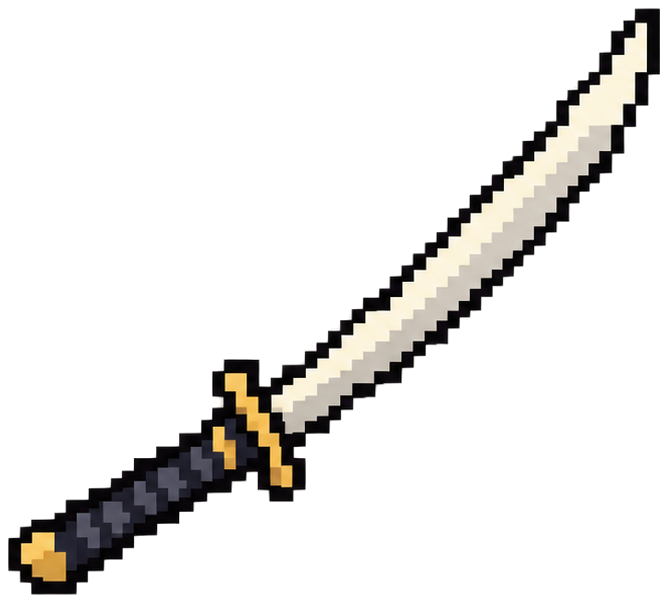
#> input picture Assets/Resources/JinaV4/04_Weapons/hwando.png, 668 x 603 px
$ python make_hwando_sheath.py ../../Assets/Resources/JinaV4/04_Weapons
#> lines starting #> are read from the running program, lines starting #| are printed output that depends on the picture
from pathlib import Path
import sys
from PIL import Image, ImageDraw

folder = Path(sys.argv[1])
sword = Image.open(folder / "hwando.png").convert("RGBA")
#> sword is the input picture: PIL image 668x603 RGBA; mean R, G, B, A 19, 17.7, 15.9, 40
cover = Image.new("RGBA", (66, 60))
#> cover: PIL image 66x60 RGBA; every value is 0
draw = ImageDraw.Draw(cover)
curve = [(28, 41), (39, 32), (49, 23), (58, 13), (64, 3)]
draw.line(curve, fill="#161315", width=8, joint="curve")
draw.line(curve, fill="#58392d", width=6, joint="curve")
draw.line([(x-1,y-1) for x,y in curve], fill="#86553b", width=2)
for x,y in [(29,40),(32,38),(61,8),(64,3)]:
    draw.line([(x-2,y-2),(x+2,y+2)],fill="#bf904b",width=2)
sword.alpha_composite(cover.resize(sword.size, Image.Resampling.NEAREST))
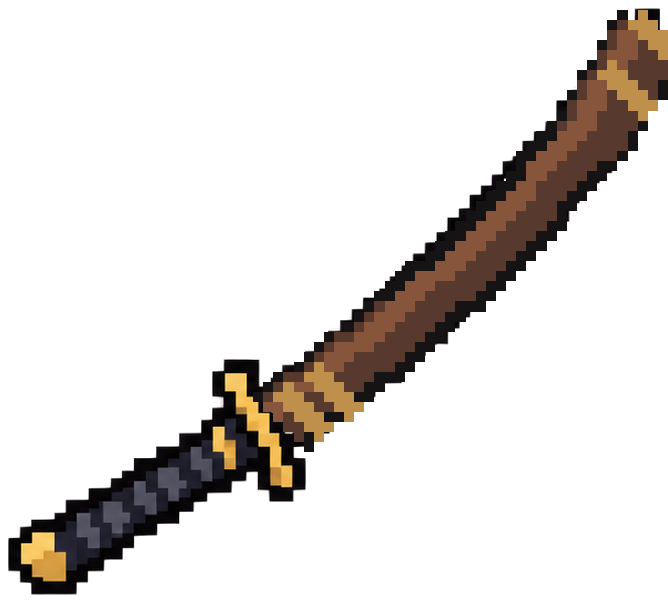
#> sword: PIL image 668x603 RGBA; mean R, G, B, A 14.1, 10.3, 7.5, 43.3; transparent parts drawn white
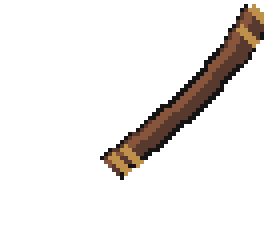
#> cover: PIL image 66x60 RGBA (shown 4 times larger); mean R, G, B, A 10, 6.8, 4.8, 27.1; transparent parts drawn white
sword.save(folder / "hwando_sheathed.png")

$ run again, with Assets/Resources/JinaV4/04_Weapons/bow.png copied over Assets/Resources/JinaV4/04_Weapons/hwando.png
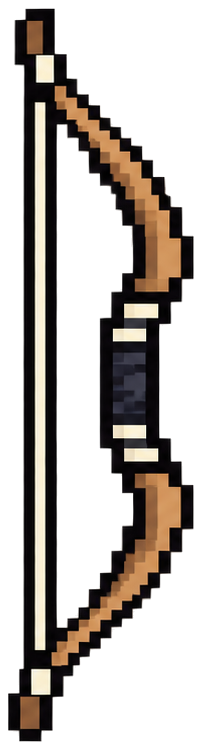
#> input picture Assets/Resources/JinaV4/04_Weapons/bow.png, 202 x 750 px
#> sword is the input picture: PIL image 202x750 RGBA; mean R, G, B, A 33.5, 27.4, 22.2, 97.6
#> `sword.alpha_composite(cover.resize(sword.size, Image.Resampling.NEARES..`:
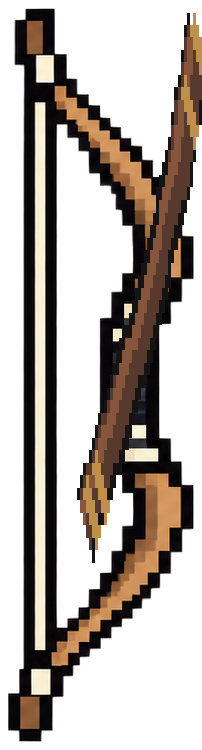
#> sword: PIL image 202x750 RGBA; mean R, G, B, A 38.4, 30, 23.6, 110.3; transparent parts drawn white
